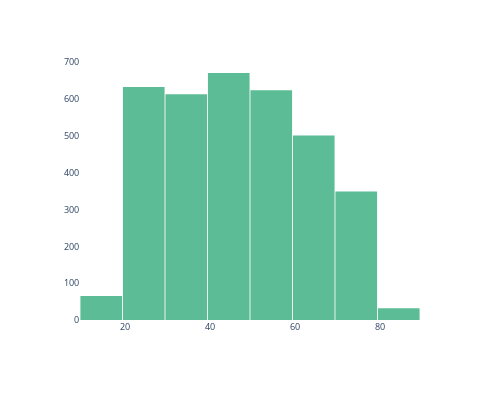

This figure's notebook cell:
### Code cell
import plotly.express as px

fig = px.histogram(
    data[data['gender'] == 'Female'], 
    x = "age",
    nbins = 10,
    color_discrete_sequence=['#5bbc95']
)

fig.update_layout(
    autosize = False,
    width = 500,
    height = 400,
    bargap = 0.02,
    showlegend = False,
    xaxis = dict(
        title = "",
        zeroline=False,
        showgrid = False
    ),
    yaxis = dict(
        title = '',
        visible = True, 
        showticklabels = True,
        showgrid = False
    ),
    font = dict(
        size=9
    ),
    plot_bgcolor = 'rgba(0, 0, 0, 0)',
    paper_bgcolor = 'rgba(0, 0, 0, 0)'
)

fig.show()

### Figure 1 — Plotly figure (JSON) as saved in the notebook; plotly's stock layout.template omitted (floating-point values rounded to 4 significant figures; data arrays with more than 128 entries replaced by an {"elided": "..."} marker saying what was removed)
{"data": [{"alignmentgroup": "True", "bingroup": "x", "hovertemplate": "age=%{x}<br>count=%{y}<extra></extra>", "legendgroup": "", "marker": {"color": "#5bbc95", "pattern": {"shape": ""}}, "name": "", "nbinsx": 10, "offsetgroup": "", "orientation": "v", "showlegend": false, "type": "histogram", "x": {"elided": "3488 int values"}, "xaxis": "x", "yaxis": "y"}], "layout": {"autosize": false, "bargap": 0.02, "barmode": "relative", "font": {"size": 9}, "height": 400, "legend": {"tracegroupgap": 0}, "margin": {"t": 60}, "paper_bgcolor": "rgba(0, 0, 0, 0)", "plot_bgcolor": "rgba(0, 0, 0, 0)", "showlegend": false, "width": 500, "xaxis": {"anchor": "y", "domain": [0, 1], "showgrid": false, "title": {"text": ""}, "zeroline": false}, "yaxis": {"anchor": "x", "domain": [0, 1], "showgrid": false, "showticklabels": true, "title": {"text": ""}, "visible": true}}}
